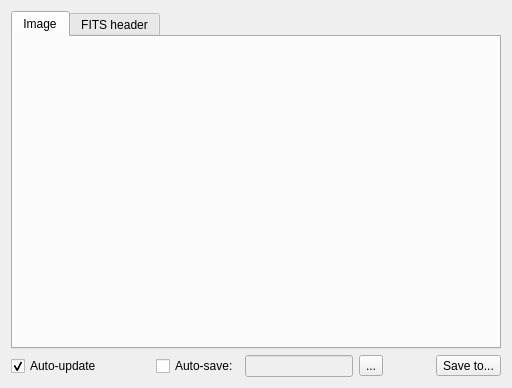
<?xml version="1.0" encoding="UTF-8"?>
<ui version="4.0">
 <class>WidgetImageGrabber</class>
 <widget class="QWidget" name="WidgetImageGrabber">
  <property name="geometry">
   <rect>
    <x>0</x>
    <y>0</y>
    <width>512</width>
    <height>388</height>
   </rect>
  </property>
  <property name="windowTitle">
   <string>Form</string>
  </property>
  <layout class="QVBoxLayout" name="verticalLayout">
   <item>
    <widget class="QTabWidget" name="tabWidget">
     <property name="currentIndex">
      <number>0</number>
     </property>
     <widget class="QWidget" name="tabImage">
      <attribute name="title">
       <string>Image</string>
      </attribute>
     </widget>
     <widget class="QWidget" name="tabFitsHeader">
      <attribute name="title">
       <string>FITS header</string>
      </attribute>
      <layout class="QVBoxLayout" name="verticalLayout_2">
       <property name="leftMargin">
        <number>0</number>
       </property>
       <property name="topMargin">
        <number>0</number>
       </property>
       <property name="rightMargin">
        <number>0</number>
       </property>
       <property name="bottomMargin">
        <number>0</number>
       </property>
       <item>
        <widget class="QTableWidget" name="tableFitsHeader">
         <property name="editTriggers">
          <set>QAbstractItemView::NoEditTriggers</set>
         </property>
         <property name="alternatingRowColors">
          <bool>true</bool>
         </property>
         <property name="selectionMode">
          <enum>QAbstractItemView::SingleSelection</enum>
         </property>
         <property name="selectionBehavior">
          <enum>QAbstractItemView::SelectRows</enum>
         </property>
         <attribute name="horizontalHeaderStretchLastSection">
          <bool>true</bool>
         </attribute>
         <attribute name="verticalHeaderVisible">
          <bool>false</bool>
         </attribute>
        </widget>
       </item>
      </layout>
     </widget>
    </widget>
   </item>
   <item>
    <layout class="QHBoxLayout" name="horizontalLayout">
     <item>
      <widget class="QCheckBox" name="checkAutoUpdate">
       <property name="text">
        <string>Auto-update</string>
       </property>
       <property name="checked">
        <bool>true</bool>
       </property>
      </widget>
     </item>
     <item>
      <spacer name="horizontalSpacer_2">
       <property name="orientation">
        <enum>Qt::Horizontal</enum>
       </property>
       <property name="sizeHint" stdset="0">
        <size>
         <width>38</width>
         <height>18</height>
        </size>
       </property>
      </spacer>
     </item>
     <item>
      <widget class="QCheckBox" name="checkAutoSave">
       <property name="text">
        <string>Auto-save:</string>
       </property>
      </widget>
     </item>
     <item>
      <widget class="QLineEdit" name="textAutoSavePath">
       <property name="enabled">
        <bool>false</bool>
       </property>
      </widget>
     </item>
     <item>
      <widget class="QToolButton" name="butAutoSave">
       <property name="text">
        <string>...</string>
       </property>
      </widget>
     </item>
     <item>
      <spacer name="horizontalSpacer">
       <property name="orientation">
        <enum>Qt::Horizontal</enum>
       </property>
       <property name="sizeHint" stdset="0">
        <size>
         <width>40</width>
         <height>20</height>
        </size>
       </property>
      </spacer>
     </item>
     <item>
      <widget class="QToolButton" name="butSaveTo">
       <property name="text">
        <string>Save to...</string>
       </property>
       <property name="icon">
        <iconset>
         <normaloff>:/resources/Crystal_Clear_device_floppy_unmount.png</normaloff>:/resources/Crystal_Clear_device_floppy_unmount.png</iconset>
       </property>
       <property name="toolButtonStyle">
        <enum>Qt::ToolButtonTextBesideIcon</enum>
       </property>
      </widget>
     </item>
    </layout>
   </item>
  </layout>
 </widget>
 <resources/>
 <connections/>
</ui>
